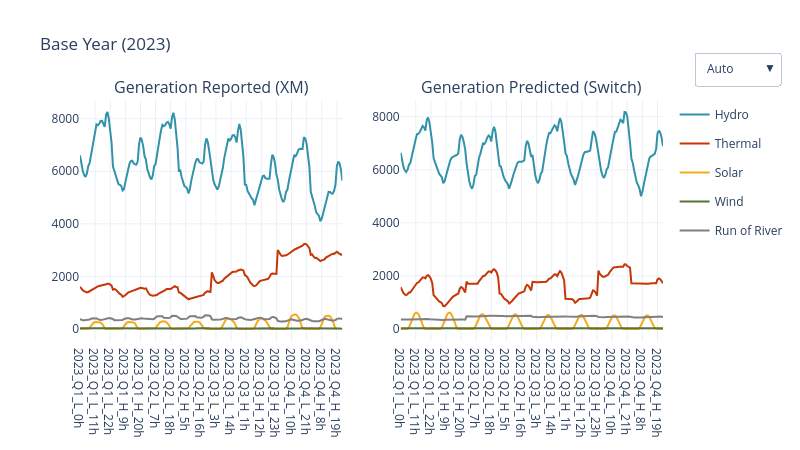

Notebook code cell kept with this figure:
### Markdown cell above
### 3.4.5 Dispatch by Technology Switch x XM

### Code cell
# Take both Sets
gen_res = gen_res[['timestamp', 'Tech', 'DispatchGen_MW', ]]
gen_disp = gen_disp[gen_disp['timestamp'].str.startswith('2023')][['timestamp', 'Tech', 'DispatchGen_MW']]

# Crete individual plots
fig1 = px.line(
    gen_res, x='timestamp', y='DispatchGen_MW', color='Tech', title='Generation Reported (XM)',
    color_discrete_map=tech_colors, category_orders={"Tech": tech_order})
fig2 = px.line(
    gen_disp, x='timestamp', y='DispatchGen_MW', color='Tech', title='Generation Predicted (Switch)',
    color_discrete_map=tech_colors, category_orders={"Tech": tech_order})

# Create subplots
fig = make_subplots(rows=1, cols=2, subplot_titles=("Generation Reported (XM)", "Generation Predicted (Switch)"))
# Add figures to subplots
for trace in fig1['data']:
    fig.add_trace(trace, row=1, col=1)
for trace in fig2['data']:
    fig.add_trace(trace, row=1, col=2)

# Only show one legend
names = set()
for trace in fig['data']:
    if (trace.name in names): trace.showlegend = False
    else: names.add(trace.name)

# Add buttons to change y-range
fig.update_layout(
    title='Base Year (2023)',
    updatemenus=[
        go.layout.Updatemenu(
            buttons=list([
                dict(
                    args=[{"yaxis.autorange": True, "yaxis2.autorange": True}],
                    label="Auto", method="relayout"
                ),
                dict(
                    args=[{"yaxis.range": [0, 9000], "yaxis2.range": [0, 9000]}],
                    label="9k Fixed", method="relayout"
                )]),
            direction="down", x=1.2, xanchor="right", y=1.2
        )],
    height=9*50, width=16*50,
    template="plotly_white")
fig.show()

### Figure 1 — Plotly figure (JSON) as saved in the notebook; plotly's stock layout.template omitted (floating-point values rounded to 4 significant figures; data arrays with more than 128 entries replaced by an {"elided": "..."} marker saying what was removed)
{"data": [{"hovertemplate": "Tech=Hydro<br>timestamp=%{x}<br>DispatchGen_MW=%{y}<extra></extra>", "legendgroup": "Hydro", "line": {"color": "#3292A9", "dash": "solid"}, "marker": {"symbol": "circle"}, "mode": "lines", "name": "Hydro", "orientation": "v", "showlegend": true, "type": "scatter", "x": {"elided": "192 str values"}, "xaxis": "x", "y": {"elided": "192 float values"}, "yaxis": "y"}, {"hovertemplate": "Tech=Thermal<br>timestamp=%{x}<br>DispatchGen_MW=%{y}<extra></extra>", "legendgroup": "Thermal", "line": {"color": "#C53707", "dash": "solid"}, "marker": {"symbol": "circle"}, "mode": "lines", "name": "Thermal", "orientation": "v", "showlegend": true, "type": "scatter", "x": {"elided": "192 str values"}, "xaxis": "x", "y": {"elided": "192 float values"}, "yaxis": "y"}, {"hovertemplate": "Tech=Solar<br>timestamp=%{x}<br>DispatchGen_MW=%{y}<extra></extra>", "legendgroup": "Solar", "line": {"color": "#F7AB17", "dash": "solid"}, "marker": {"symbol": "circle"}, "mode": "lines", "name": "Solar", "orientation": "v", "showlegend": true, "type": "scatter", "x": {"elided": "161 str values"}, "xaxis": "x", "y": {"elided": "161 float values"}, "yaxis": "y"}, {"hovertemplate": "Tech=Wind<br>timestamp=%{x}<br>DispatchGen_MW=%{y}<extra></extra>", "legendgroup": "Wind", "line": {"color": "#55733D", "dash": "solid"}, "marker": {"symbol": "circle"}, "mode": "lines", "name": "Wind", "orientation": "v", "showlegend": true, "type": "scatter", "x": {"elided": "192 str values"}, "xaxis": "x", "y": {"elided": "192 float values"}, "yaxis": "y"}, {"hovertemplate": "Tech=Run of River<br>timestamp=%{x}<br>DispatchGen_MW=%{y}<extra></extra>", "legendgroup": "Run of River", "line": {"color": "#808080", "dash": "solid"}, "marker": {"symbol": "circle"}, "mode": "lines", "name": "Run of River", "orientation": "v", "showlegend": true, "type": "scatter", "x": {"elided": "192 str values"}, "xaxis": "x", "y": {"elided": "192 float values"}, "yaxis": "y"}, {"hovertemplate": "Tech=Hydro<br>timestamp=%{x}<br>DispatchGen_MW=%{y}<extra></extra>", "legendgroup": "Hydro", "line": {"color": "#3292A9", "dash": "solid"}, "marker": {"symbol": "circle"}, "mode": "lines", "name": "Hydro", "orientation": "v", "showlegend": false, "type": "scatter", "x": {"elided": "192 str values"}, "xaxis": "x2", "y": {"elided": "192 float values"}, "yaxis": "y2"}, {"hovertemplate": "Tech=Thermal<br>timestamp=%{x}<br>DispatchGen_MW=%{y}<extra></extra>", "legendgroup": "Thermal", "line": {"color": "#C53707", "dash": "solid"}, "marker": {"symbol": "circle"}, "mode": "lines", "name": "Thermal", "orientation": "v", "showlegend": false, "type": "scatter", "x": {"elided": "192 str values"}, "xaxis": "x2", "y": {"elided": "192 float values"}, "yaxis": "y2"}, {"hovertemplate": "Tech=Solar<br>timestamp=%{x}<br>DispatchGen_MW=%{y}<extra></extra>", "legendgroup": "Solar", "line": {"color": "#F7AB17", "dash": "solid"}, "marker": {"symbol": "circle"}, "mode": "lines", "name": "Solar", "orientation": "v", "showlegend": false, "type": "scatter", "x": {"elided": "192 str values"}, "xaxis": "x2", "y": {"elided": "192 float values"}, "yaxis": "y2"}, {"hovertemplate": "Tech=Wind<br>timestamp=%{x}<br>DispatchGen_MW=%{y}<extra></extra>", "legendgroup": "Wind", "line": {"color": "#55733D", "dash": "solid"}, "marker": {"symbol": "circle"}, "mode": "lines", "name": "Wind", "orientation": "v", "showlegend": false, "type": "scatter", "x": {"elided": "192 str values"}, "xaxis": "x2", "y": {"elided": "192 float values"}, "yaxis": "y2"}, {"hovertemplate": "Tech=Run of River<br>timestamp=%{x}<br>DispatchGen_MW=%{y}<extra></extra>", "legendgroup": "Run of River", "line": {"color": "#808080", "dash": "solid"}, "marker": {"symbol": "circle"}, "mode": "lines", "name": "Run of River", "orientation": "v", "showlegend": false, "type": "scatter", "x": {"elided": "192 str values"}, "xaxis": "x2", "y": {"elided": "192 float values"}, "yaxis": "y2"}], "layout": {"annotations": [{"font": {"size": 16}, "showarrow": false, "text": "Generation Reported (XM)", "x": 0.225, "xanchor": "center", "xref": "paper", "y": 1, "yanchor": "bottom", "yref": "paper"}, {"font": {"size": 16}, "showarrow": false, "text": "Generation Predicted (Switch)", "x": 0.775, "xanchor": "center", "xref": "paper", "y": 1, "yanchor": "bottom", "yref": "paper"}], "height": 450, "title": {"text": "Base Year (2023)"}, "updatemenus": [{"buttons": [{"args": [{"yaxis.autorange": true, "yaxis2.autorange": true}], "label": "Auto", "method": "relayout"}, {"args": [{"yaxis.range": [0, 9000], "yaxis2.range": [0, 9000]}], "label": "9k Fixed", "method": "relayout"}], "direction": "down", "x": 1.2, "xanchor": "right", "y": 1.2}], "width": 800, "xaxis": {"anchor": "y", "domain": [0, 0.45]}, "xaxis2": {"anchor": "y2", "domain": [0.55, 1]}, "yaxis": {"anchor": "x", "domain": [0, 1]}, "yaxis2": {"anchor": "x2", "domain": [0, 1]}}}
